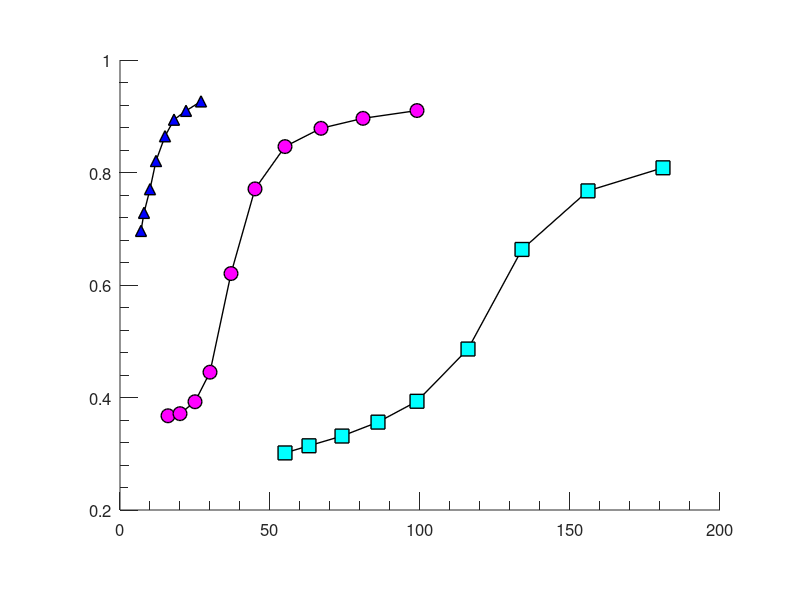

Reproduce this figure in MATLAB. (Note: this script raises an error after producing the figure.)
%%%%%%%%%%%%%%%%%%%%%%%%%%%%%%%%%%%%%%%%%%%%%%%%%%%%%%%%%%%%%%%%%%%%%%%%%%%
% Data Analysis Code
% Manuscript titled: "Plasticity in local interactions and order transitions in flocking birds"
% Authors: Hangjian Ling, Guillam E. Mclvor, Joe Westley, Kasper van der Vaart, Richard T. Vaughan, 
%          Alex Thornton, Nicholas T. Ouellette
% Manuscript submited to "Nature"
% Date 2019/03
% writen by: Hangjian Ling 
%            Stanford University
% email:     linghj@stanford.edu
%%%%%%%%%%%%%%%%%%%%%%%%%%%%%%%%%%%%%%%%%%%%%%%%%%%%%%%%%%%%%%%%%%%%%%%%%%%
% Data format: 
%     tracks(:,1) = bird id number
%     tracks(:,2:4) = bird position in Cartesian coordinate system
%     tracks(:,5) = time 
%     tracks(:,6:8) = bird velocity 
% Figure 4d-e: 
%      d: group size (N) v.s. order, linear scale at three noise levels
%      e: group size (N)-Nc v.s. order, log scale at three noise levels
%      f: critical number Nc v.s. noise 
% for details of the agent-based model, see 'model\Viscek3D_harmo.m'
% three cases at three noise level, all at one potential strength
%     Case 1: Noise_005.mat, noise=0.05, potential strength=0.04
%     Case 2: Noise_010.mat, noise=0.10, potential strength=0.04
%     Case 3: Noise_015.mat, noise=0.15, potential strength=0.04

%% Figure 4d, N v.s. order at three noise levels
figure('units','inches','position',[2 2 2.5 2.8]);
load('model/Noise_005.mat');
plot(N(3:end),orderN(3:end),'k-','LineWidth',1);hold on
h1=plot(N(3:end),orderN(3:end),'k^','LineWidth',1,'MarkerFacecolor','b','MarkerSize',8);hold on
load('model/Noise_010.mat');
plot(N,orderN,'k-','LineWidth',1);hold on
h2=plot(N,orderN,'ko','LineWidth',1,'MarkerFacecolor','m','MarkerSize',10);hold on
load('model/Noise_015.mat');
plot(N,orderN,'k-','LineWidth',1);hold on
h3=plot(N,orderN,'ks','LineWidth',1,'MarkerFacecolor','c','MarkerSize',10);hold on
axis([0 200 0.2 1]);box off
set(gca,'Position',[0.15 0.15 0.75 0.75]);
set(gca,'FontSize',12,'TickLength',[0.03, 0.01],...
    'XMinorTick','on','YMinorTick','on'); 
legend([h1 h2 h3],{'\eta=0.05','\eta=0.10','\eta=0.15'},'FontSize',11,...
    'edgecolor','none');

%% Figure 4d, N-Nc v.s. order at three noise levels, log scale 
figure('units','inches','position',[2 2 2.5 2.8]);
load('model/Noise_005.mat');
h1=plot(N(3:end),orderN(3:end),'k-^','LineWidth',1,'MarkerFacecolor','b','MarkerSize',10);hold on
x=[4.5 18];
y=[0.6 1];
p=polyfit(log(x),log(y),1)
plot(x,y,'r--','LineWidth',1.5);hold on

load('model/Noise_010.mat');
h2=plot(N-25.5,orderN,'k-o','LineWidth',1,'MarkerFacecolor','m','MarkerSize',10);hold on
x=[3.3 40];
y=[0.4 1];
p=polyfit(log(x),log(y),1)
plot(x,y,'r--','LineWidth',1.5);hold on

load('model/Noise_015.mat');
h3=plot(N-100,orderN,'k-s','LineWidth',1,'MarkerFacecolor','c','MarkerSize',10);hold on
x=[9 105];
y=[0.4 1];
p=polyfit(log(x),log(y),1)
plot(x,y,'r--','LineWidth',1.5);hold on

axis([3 150 0.4 1]);box off
set(gca,'Position',[0.15 0.15 0.75 0.75]);
set(gca,'FontSize',12,'TickLength',[0.03, 0.01],...
    'XMinorTick','on','YMinorTick','on',...
    'xtick',[5 10 20 100],...
    'xscale','log','yscale','log'); 

%%%% plot critial density v.s. noise
figure('units','inches','position',[2 5 2.5 2.8]);
Nc=[0 25 100];
Er=[1 10 20];
Noise=[0.05 0.1 0.15];
errorbar(Noise,Nc,Er,'k-o','LineWidth',1,'MarkerFacecolor','y','MarkerSize',10);hold on
axis([0.03 0.2 0 130]);box off
set(gca,'Position',[0.18 0.15 0.75 0.75]);
set(gca,'FontSize',12,'TickLength',[0.03, 0.01],...
    'XMinorTick','on','YMinorTick','on'); 
